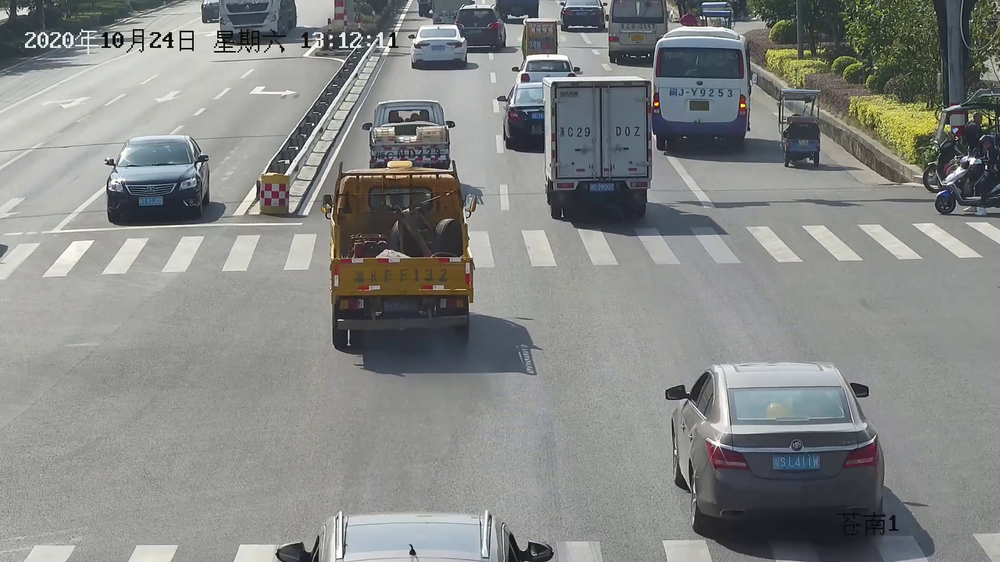
#> input picture Datasets/PoVSSeg/test_set/image/img1005.png, 1000 x 562 px, shrunk from 1920 x 1080 before the run
$ python -i plate_detector.py   (imports and definitions only)
#> lines starting #> are read from the running program, lines starting #| are printed output that depends on the picture; after the words box and inside, x2 and y2 are one past the last pixel; in counts of white or black regions, pixels touching at a corner belong together
### backend/app/config.py
"""
Central configuration for the backend.

MOCK_INFERENCE controls whether the app uses a real trained YOLO model
(ai/weights/best.pt) or a deterministic, clearly-labelled mock detector.
The app auto-detects: if a weights file exists AND ultralytics is
installed, it uses real inference. Otherwise it falls back to mock mode
so the rest of the pipeline (backend, Flutter app, report flow) can
still be demoed end-to-end without a trained model or GPU.
"""

import os
from pathlib import Path

BACKEND_DIR = Path(__file__).resolve().parent.parent
PROJECT_ROOT = BACKEND_DIR.parent
AI_DIR = PROJECT_ROOT / "ai"
WEIGHTS_DIR = AI_DIR / "weights"

# Two real, separately-sourced models stand in for the single unified
# vehicle+exhaust_smoke model the original spec describes. No dataset of
# vehicles-with-exhaust-smoke exists to train that unified model, so:
#   - VEHICLE: a genuine pretrained Ultralytics YOLOv8n (COCO), which
#     already has car/truck/bus/motorcycle classes — no training needed.
#   - SMOKE: a genuine fine-tuned YOLOv8s trained on general fire/smoke
#     imagery (not exhaust-specific). This is real inference with a real,
#     if domain-transferred, model — not a placeholder.
# Swapping in a proper exhaust-smoke-trained model later only means
# replacing SMOKE_WEIGHTS_FILENAME's file; no other code changes.
VEHICLE_WEIGHTS_FILENAME = "vehicle_yolov8n.pt"
SMOKE_WEIGHTS_FILENAME = "smoke_yolov8s.pt"
PLATE_WEIGHTS_FILENAME = "plate_best.pt"

# COCO class names (from the vehicle model) that count as "vehicle".
VEHICLE_CLASS_NAMES = {"car", "truck", "bus", "motorcycle"}
# Class name (from the smoke model) that counts as exhaust smoke. The
# model's other classes, "Fire" and a stray "default" (an annotation
# artifact in the source dataset with near-zero real detections), are
# deliberately ignored — this app detects smoke, not fire. Note the
# lowercase "smoke": this is the exact class name as trained into the
# downloaded weights (see ai/weights/README.md for provenance) — verify
# against model.names if you ever swap the weights file.
SMOKE_CLASS_NAME = "smoke"


def find_vehicle_weights() -> Path | None:
    candidate = WEIGHTS_DIR / VEHICLE_WEIGHTS_FILENAME
    return candidate if candidate.exists() else None


def find_smoke_weights() -> Path | None:
    candidate = WEIGHTS_DIR / SMOKE_WEIGHTS_FILENAME
    return candidate if candidate.exists() else None


def find_plate_weights() -> Path | None:
    candidate = WEIGHTS_DIR / PLATE_WEIGHTS_FILENAME
    return candidate if candidate.exists() else None


def find_trained_weights() -> Path | None:
    """Back-compat single-model lookup (best.pt/last.pt), kept in case a
    future unified vehicle+exhaust_smoke model is dropped in — see
    yolo_service.py for how it takes priority over the two-model path."""
    for name in ["best.pt", "last.pt"]:
        candidate = WEIGHTS_DIR / name
        if candidate.exists():
            return candidate
#> further down, picture is the input picture: shape (562, 1000, 3); mean B, G, R 133.5, 135.5, 133.6
    return None


# [32 lines left out: functions ultralytics_available, easyocr_available, pytesseract_available, not called in this run]


# Tests force mock mode (see backend/tests/conftest.py) so the suite stays
# fast, deterministic, and independent of ~600MB of model weights — this
# is the standard reason unit tests stub out ML inference. Production and
# manual/demo runs use real inference by default whenever the weights and
# libraries are present.
FORCE_MOCK_INFERENCE = os.getenv("FORCE_MOCK_INFERENCE", "0") == "1"


# Detection thresholds — tune these experimentally against a validation set.
SMOKE_CONFIDENCE_THRESHOLD = float(os.getenv("SMOKE_CONFIDENCE_THRESHOLD", "0.5"))
VEHICLE_CONFIDENCE_THRESHOLD = float(os.getenv("VEHICLE_CONFIDENCE_THRESHOLD", "0.5"))

# How much a smoke box is allowed to sit outside the vehicle box (as a
# fraction of the smoke box's own area) and still count as "associated".
# Smoke plumes drift up/behind the vehicle, so we pad the vehicle box
# rather than requiring strict containment.
ASSOCIATION_PADDING_RATIO = 0.35
MIN_ASSOCIATION_OVERLAP = 0.15

_unified_model_available = find_trained_weights() is not None and ultralytics_available()
_two_model_available = (
    find_vehicle_weights() is not None
    and find_smoke_weights() is not None
    and ultralytics_available()
)
MOCK_MODE = FORCE_MOCK_INFERENCE or not (_unified_model_available or _two_model_available)

# Where uploaded images are temporarily written for processing.
UPLOAD_DIR = BACKEND_DIR / "tmp_uploads"
UPLOAD_DIR.mkdir(exist_ok=True)

CIVIC_AUTHORITY_HANDLE = os.getenv("CIVIC_AUTHORITY_HANDLE", "@ChennaiTrafficP")

# X (Twitter) API credentials for actually publishing reports (see
# app/services/x_client.py). All four are OAuth 1.0a user-context
# credentials from a single X developer app -- generate once in the
# developer portal under Keys and tokens, no login flow required.
# Leave any of these unset to keep report/publish in mock mode (see
# report_service.publish_report_to_x), same auto-detect pattern used for
# ML inference and OCR above.
X_API_KEY = os.getenv("X_API_KEY")
X_API_SECRET = os.getenv("X_API_SECRET")
X_ACCESS_TOKEN = os.getenv("X_ACCESS_TOKEN")
X_ACCESS_SECRET = os.getenv("X_ACCESS_SECRET")


def x_credentials_configured() -> bool:
    return all([X_API_KEY, X_API_SECRET, X_ACCESS_TOKEN, X_ACCESS_SECRET])

### backend/app/services/plate_detector.py
"""
License plate detection (PRD section 8 / FR-07, FR-08).

Kept as a separate stage from smoke detection, per the PRD's note that plate
detection may be a distinct model. Looks for a trained plate weights file
via config.find_plate_weights() (checks ai/weights/plate_best.pt). As of
this writing that file is NOT actually present in ai/weights/ (only a
README.md is), so in practice this always runs in "mock" mode -- see
ai/weights/README.md if you want to drop in a real plate_best.pt later;
no code changes will be needed once it's there.

Mock mode is a two-pass OpenCV pipeline, tried in order:
  1. Haar cascade (haarcascade_license_plate_rus_16stages.xml, bundled
     with opencv-python). Trained on Russian plates, but the aspect
     ratio/edge-density signature it looks for transfers reasonably well
     to other plate styles including Indian HSRP plates, and it's far
     less prone to false positives than raw contour-matching since it's
     an actual trained classifier, not just "biggest wide rectangle".
  2. Contour/aspect-ratio fallback (the original heuristic), now with a
     morphological closing pass first to merge the character-level edges
     Canny produces into one solid plate-shaped blob rather than a
     scatter of small contours -- this was the main reason the old
     version frequently missed real plates.
Real weights still take priority over both when present.
"""
import logging
import os
from typing import Optional, Tuple

import cv2
import numpy as np

from app import config

logger = logging.getLogger(__name__)

# Explicit override wins if set; otherwise fall back to whatever
# config.find_plate_weights() actually finds on disk (plate_best.pt).
PLATE_WEIGHTS_PATH_OVERRIDE = os.getenv("PLATE_WEIGHTS_PATH")

_CASCADE_FILENAME = "haarcascade_license_plate_rus_16stages.xml"


class PlateDetector:
    def __init__(self):
        self.mode = "mock"
        self.model = None
        self._cascade = None

        if not config.FORCE_MOCK_INFERENCE:
            weights_path = PLATE_WEIGHTS_PATH_OVERRIDE or config.find_plate_weights()
            if weights_path and os.path.exists(weights_path) and config.ultralytics_available():
                try:
                    from ultralytics import YOLO

                    self.model = YOLO(str(weights_path))
                    self.mode = "model"
                    logger.info("plate_detector: loaded %s, classes=%s", weights_path, self.model.names)
                except Exception as e:
                    logger.warning("plate_detector: failed to load %s: %s", weights_path, e)
                    self.model = None
                    self.mode = "mock"

        if self.mode == "mock":
            cascade_path = os.path.join(cv2.data.haarcascades, _CASCADE_FILENAME)
            if os.path.exists(cascade_path):
                cascade = cv2.CascadeClassifier(cascade_path)
                if not cascade.empty():
                    self._cascade = cascade
                else:
                    logger.warning("plate_detector: failed to load haar cascade %s", cascade_path)
            else:
                logger.warning("plate_detector: haar cascade not found at %s", cascade_path)

    def detect(self, image_bgr: np.ndarray) -> Tuple[Optional[Tuple[int, int, int, int]], str]:
        if self.mode == "model" and self.model is not None:
            results = self.model.predict(image_bgr, verbose=False)
            for r in results:
                if len(r.boxes) > 0:
                    box = r.boxes[0]
                    x1, y1, x2, y2 = [int(v) for v in box.xyxy[0]]
                    return (x1, y1, x2, y2), "model"
            return None, "model"

        box = self._detect_cascade(image_bgr)
        if box is not None:
            return box, "mock"

        return self._detect_contour(image_bgr), "mock"

    def _detect_cascade(self, image_bgr: np.ndarray) -> Optional[Tuple[int, int, int, int]]:
        if self._cascade is None:
            return None
        gray = cv2.cvtColor(image_bgr, cv2.COLOR_BGR2GRAY)
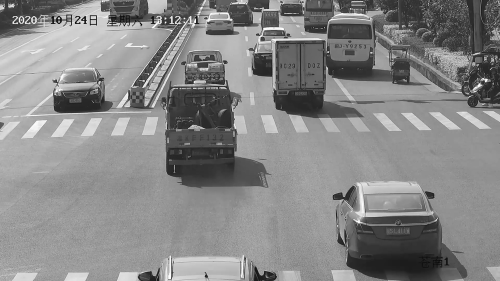
#> gray: shape (562, 1000) (shown at 1/2 size); min 0, max 255, mean 134.7
        gray = cv2.equalizeHist(gray)
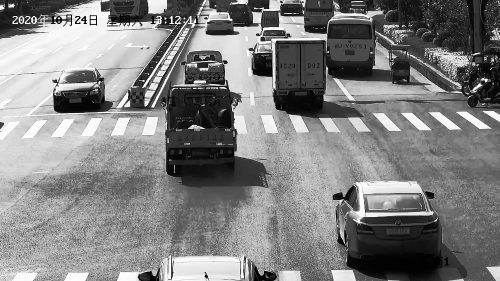
#> gray: shape (562, 1000) (shown at 1/2 size); min 0, max 255, mean 128.8
        plates = self._cascade.detectMultiScale(
            gray, scaleFactor=1.05, minNeighbors=4, minSize=(60, 20)
        )
#> plates = ()
        if len(plates) == 0:
            return None
        # Prefer the largest detected region -- most likely to be the
        # plate the user actually framed, rather than a small false hit.
        x, y, w, h = max(plates, key=lambda p: p[2] * p[3])
        return (int(x), int(y), int(x + w), int(y + h))

    def _detect_contour(self, image_bgr: np.ndarray) -> Optional[Tuple[int, int, int, int]]:
        gray = cv2.cvtColor(image_bgr, cv2.COLOR_BGR2GRAY)
        blur = cv2.bilateralFilter(gray, 11, 17, 17)
        edges = cv2.Canny(blur, 30, 200)
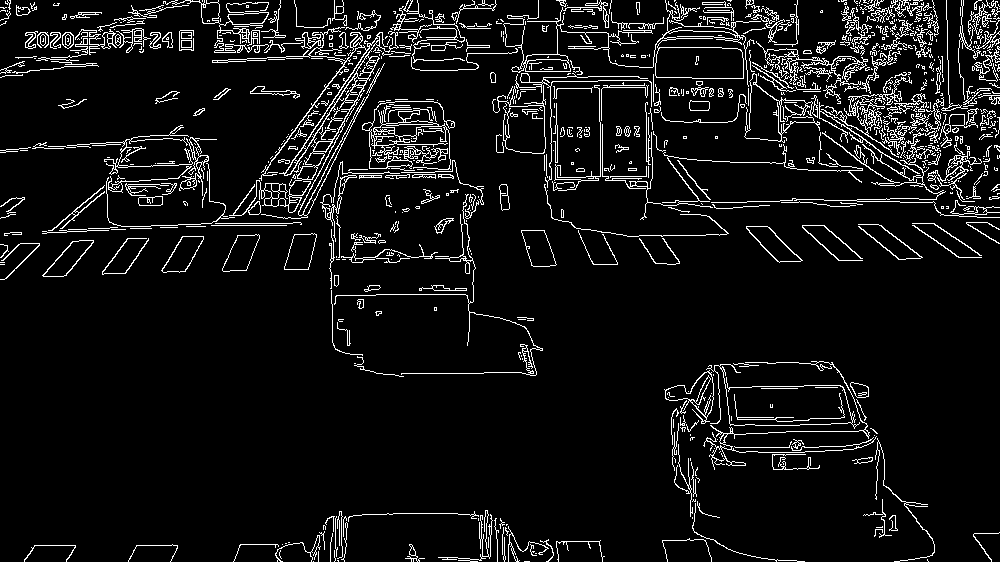
#> edges: shape (562, 1000); 7.2% white in thin lines or dots
        # Merge nearby edge fragments (individual characters, plate
        # border, mounting screws) into one solid blob per candidate
        # region before contour-finding -- without this, Canny output on
        # a real plate is a scatter of small contours and the "biggest
        # contour" logic below almost never lands on the plate itself.
        kernel = cv2.getStructuringElement(cv2.MORPH_RECT, (17, 5))
        closed = cv2.morphologyEx(edges, cv2.MORPH_CLOSE, kernel)
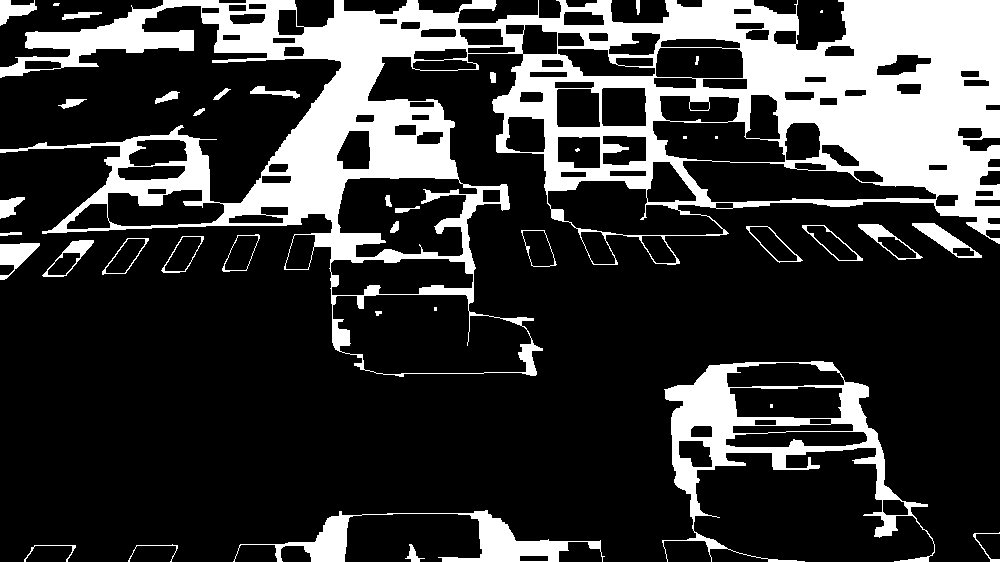
#> closed: shape (562, 1000); 22% white; 40 white regions (7 under 20 px)
        contours, _ = cv2.findContours(closed, cv2.RETR_LIST, cv2.CHAIN_APPROX_SIMPLE)
#> contours = 149 contours, 10 with area under 20; largest, box (x1, y1, x2, y2) and area: (0, 0, 1000, 377) 179920, (662, 361, 935, 562) 19798, (332, 294, 532, 375) 12652, (337, 177, 478, 258) 8457, (682, 160, 937, 203) 6736
        contours = sorted(contours, key=cv2.contourArea, reverse=True)[:15]
#> contours = 15 contours; largest, box (x1, y1, x2, y2) and area: (0, 0, 1000, 377) 179920, (662, 361, 935, 562) 19798, (332, 294, 532, 375) 12652, (337, 177, 478, 258) 8457, (682, 160, 937, 203) 6736

        for c in contours:
            x, y, w, h = cv2.boundingRect(c)
            if h == 0:
                continue
            aspect_ratio = w / h
            area = w * h
            frame_area = image_bgr.shape[0] * image_bgr.shape[1]
            if 2.0 <= aspect_ratio <= 5.5 and 0.005 * frame_area <= area <= 0.4 * frame_area:
                return (x, y, x + w, y + h)
#> this loop made 3 passes
#> (x, y, w, h, aspect_ratio, area) on passes 1 to 3: (0, 0, 1000, 377, 2.65, 377000), (662, 361, 273, 201, 1.36, 54873), (332, 294, 200, 81, 2.47, 16200)
        return None

    # [6 lines left out: function crop, not called in this run]


plate_detector = PlateDetector()

>>> import cv2
>>> picture = cv2.imread('../../../Datasets/PoVSSeg/test_set/image/img1005.png')
>>> result = PlateDetector().detect(picture)
#> result = ((332, 294, 532, 375), 'mock')

$ run again, on Datasets/PoVSSeg/test_set/image/img1026.png
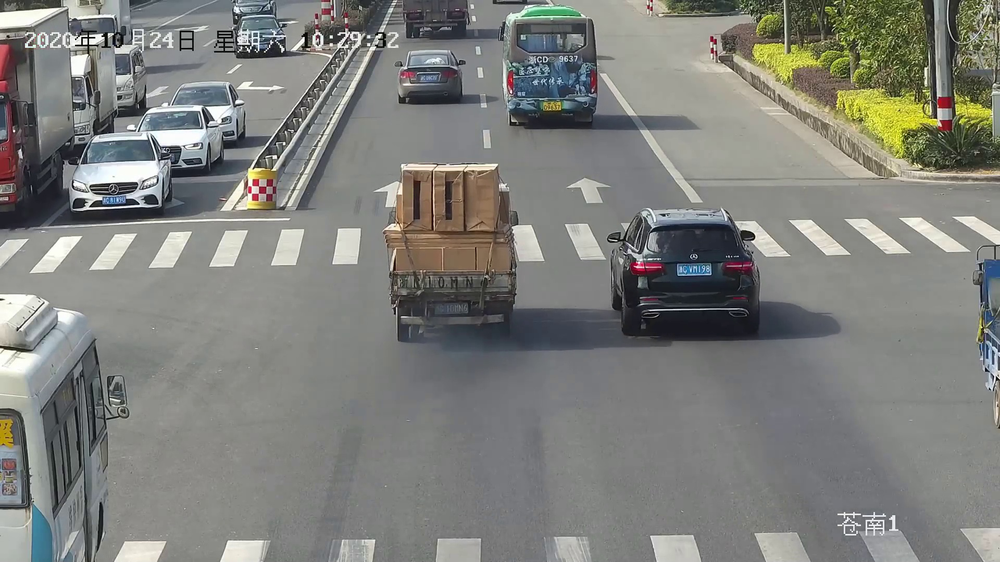
#> input picture Datasets/PoVSSeg/test_set/image/img1026.png, 1000 x 562 px, shrunk from 1920 x 1080 before the run
#> picture is the input picture: shape (562, 1000, 3); mean B, G, R 123.4, 127.9, 127
#> in _detect_cascade, `gray = cv2.equalizeHist(gray)`:
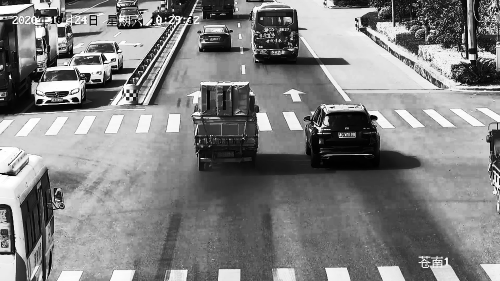
#> gray: shape (562, 1000) (shown at 1/2 size); min 0, max 255, mean 128.9
#> plates = ()
#> edges: shape (562, 1000); 8.6% white in thin lines or dots
#> in _detect_contour, `closed = cv2.morphologyEx(edges, cv2.MORPH_CLOSE, kernel)`:
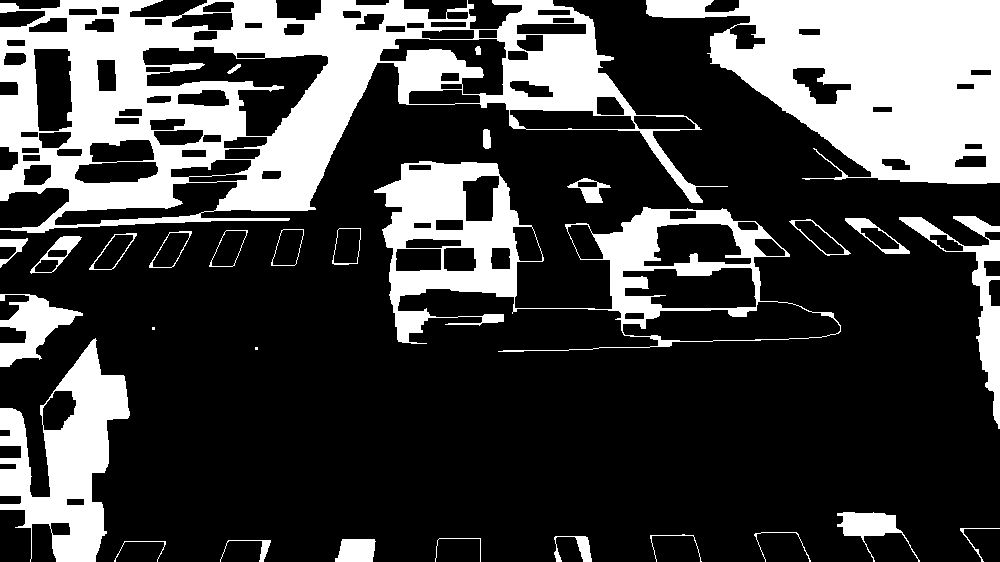
#> closed: shape (562, 1000); 26.7% white; 30 white regions (2 under 20 px)
#> in _detect_contour, `contours, _ = cv2.findContours(closed, cv2.RETR_LIST, cv2.CHAIN_APPROX..`: contours = 130 contours, 6 with area under 20; largest, box (x1, y1, x2, y2) and area: (0, 0, 728, 233) 96581, (646, 0, 1000, 184) 41808, (374, 161, 841, 352) 39864, (0, 338, 130, 562) 14172, (142, 46, 329, 137) 7572
#> in _detect_contour, `contours = sorted(contours, key=cv2.contourArea, reverse=True)[:15]`: contours = 15 contours; largest, box (x1, y1, x2, y2) and area: (0, 0, 728, 233) 96581, (646, 0, 1000, 184) 41808, (374, 161, 841, 352) 39864, (0, 338, 130, 562) 14172, (142, 46, 329, 137) 7572
#> the loop in _detect_contour, `for c in contours:` made 1 pass
#> (x, y, w, h, aspect_ratio, area, frame_area) on pass 1: (0, 0, 728, 233, 3.12, 169624, 562000)
#> result = ((0, 0, 728, 233), 'mock')

$ run again, on Datasets/PoVSSeg/test_set/image/img1065.png
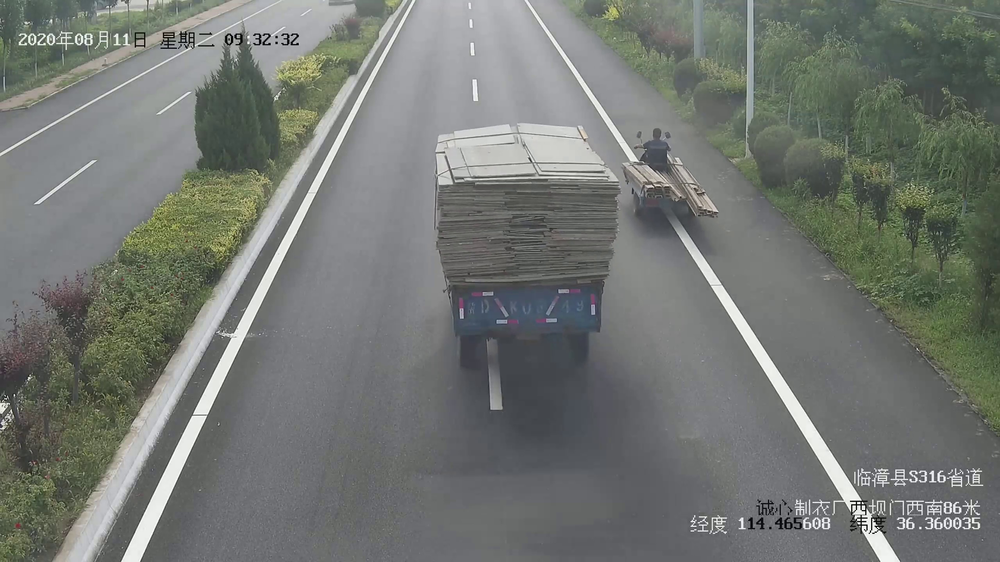
#> input picture Datasets/PoVSSeg/test_set/image/img1065.png, 1000 x 562 px, shrunk from 2560 x 1440 before the run
#> picture is the input picture: shape (562, 1000, 3); mean B, G, R 114.4, 119.1, 115.3
#> in _detect_cascade, `gray = cv2.equalizeHist(gray)`:
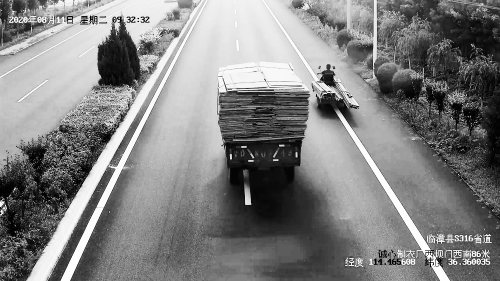
#> gray: shape (562, 1000) (shown at 1/2 size); min 0, max 255, mean 128.9
#> plates = ()
#> edges: shape (562, 1000); 5.6% white in thin lines or dots
#> in _detect_contour, `closed = cv2.morphologyEx(edges, cv2.MORPH_CLOSE, kernel)`:
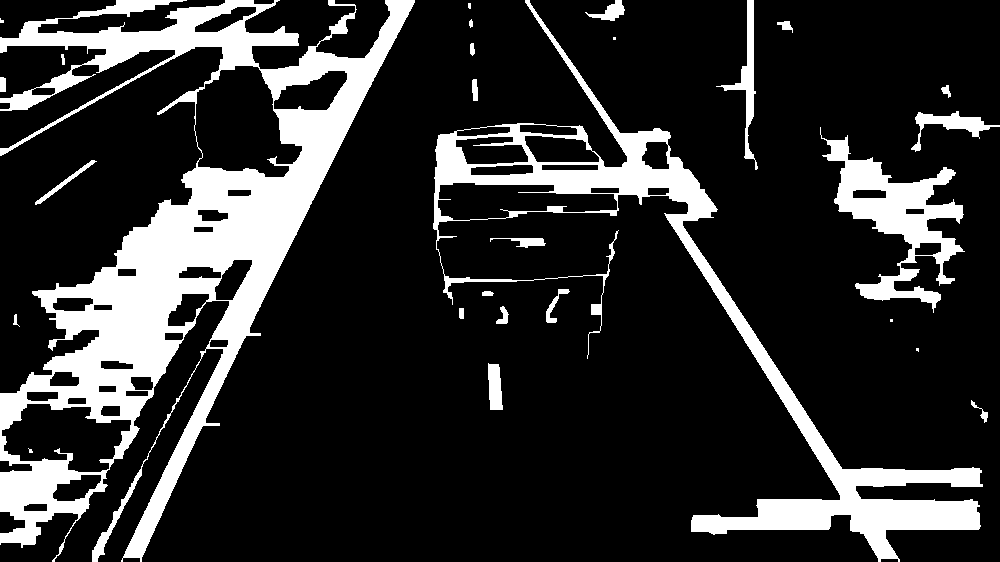
#> closed: shape (562, 1000); 18.3% white; 28 white regions (6 under 20 px)
#> in _detect_contour, `contours, _ = cv2.findContours(closed, cv2.RETR_LIST, cv2.CHAIN_APPROX..`: contours = 67 contours, 7 with area under 20; largest, box (x1, y1, x2, y2) and area: (0, 0, 415, 562) 82158, (433, 0, 983, 562) 35094, (820, 127, 965, 313) 8426, (194, 65, 303, 178) 8178, (1, 403, 132, 473) 5952
#> in _detect_contour, `contours = sorted(contours, key=cv2.contourArea, reverse=True)[:15]`: contours = 15 contours; largest, box (x1, y1, x2, y2) and area: (0, 0, 415, 562) 82158, (433, 0, 983, 562) 35094, (820, 127, 965, 313) 8426, (194, 65, 303, 178) 8178, (1, 403, 132, 473) 5952
#> the loop in _detect_contour, `for c in contours:` made 6 passes
#> (x, y, w, h, aspect_ratio, area) on passes 1 to 6: (0, 0, 415, 562, 0.738, 233230), (433, 0, 550, 562, 0.979, 309100), (820, 127, 145, 186, 0.78, 26970), (194, 65, 109, 113, 0.965, 12317), (1, 403, 131, 70, 1.87, 9170), (437, 182, 181, 39, 4.64, 7059)
#> result = ((437, 182, 618, 221), 'mock')
